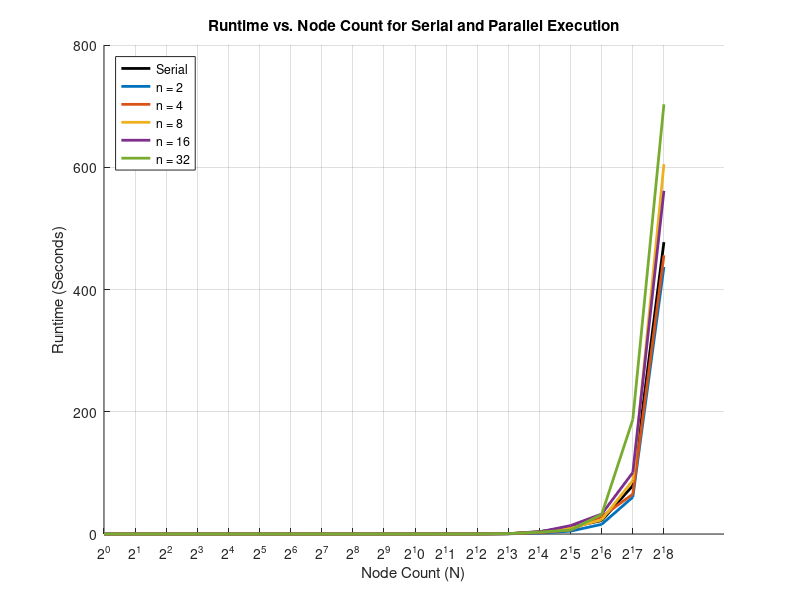

Recreate this plot in MATLAB.
N = [1, 2, 4, 8, 16, 32, 64, 128, 256, 512, 1024, 2048, 4096, 8192, 16384, 32768, 65536, 131072, 262144]; % Node counts
t_serial = [0.000038, 0.000042, 0.000104, 0.000139, 0.00027, 0.001047, 0.002796, 0.001505, 0.004302, 0.011392, 0.00778, 0.02355, 0.050575, 0.513107, 3.878562, 11.018, 22.05728, 79.138963, 477.492164]; % Serial runtime (seconds)

t_parallel = [ % Parallel runtimes for different thread counts
            0.000161, 0.00039, 0.000325, 0.000603, 0.000507, 0.000808, 0.001026, 0.002729, 0.003647, 0.00757, 0.014713, 0.021001, 0.049096, 0.316179, 1.52396, 4.691029, 15.853263, 60.326148, 436.947696; % n = 2
            0.000445, 0.000895, 0.003867, 0.000739, 0.000862, 0.001391, 0.001874, 0.006123, 0.003257, 0.012219, 0.014551, 0.023892, 0.039956, 0.430356, 2.177106, 6.616843, 28.351811, 65.154131, 455.904578; % n = 4
            0.000815, 0.00056, 0.000647, 0.001178, 0.00292, 0.001393, 0.001801, 0.005489, 0.0042, 0.007649, 0.014784, 0.026488, 0.115834, 0.576149, 3.318689, 9.754526, 23.157662, 87.627556, 604.992624; % n = 8
            0.001169, 0.000879, 0.001826, 0.003696, 0.01606, 0.009878, 0.003877, 0.005378, 0.025118, 0.00745, 0.029557, 0.072855, 0.063143, 0.447809, 3.402987, 13.813126, 32.680899, 100.585141, 561.449287;  % n = 16
            0.005228, 0.003858, 0.013687, 0.013013, 0.015236, 0.029769, 0.013681, 0.018085, 0.033363, 0.04451, 0.03393, 0.038374, 0.111952, 0.578477, 3.052137, 6.48275, 32.226204, 187.262787, 703.02702 % n = 32
];

threads = [2, 4, 8, 16, 32]; % Thread counts
colors = lines(length(threads)); % Generate distinct colors for each thread count

figure;
hold on;

% Plot serial result in black
plot(N, t_serial, 'k', 'LineWidth', 2, 'DisplayName', 'Serial');

% Plot parallel results with different colors
for i = 1:length(threads)
    plot(N, t_parallel(i, :), 'Color', colors(i, :), 'LineWidth', 2, 'DisplayName', sprintf('n = %d', threads(i)));
end

hold off;
legend('Location', 'NorthWest');
xlabel('Node Count (N)');
ylabel('Runtime (Seconds)');
title('Runtime vs. Node Count for Serial and Parallel Execution');
grid on;

% Customize axis ticks to match power-of-2 spacing
set(gca, 'XTick', 2.^(0:18)); % Set X-ticks to powers of 2 from 2^0 to 2^18
set(gca, 'XTickLabel', {'2^0', '2^1', '2^2', '2^3', '2^4', '2^5', '2^6', '2^7', '2^8', '2^9', '2^10', '2^11', '2^12', '2^13', '2^14', '2^15', '2^16', '2^17', '2^18'}); % Set X-tick labels

% Uncommend the line below for better visualization 
set(gca, 'XScale', 'log'); % Set X-axis scale to logarithmic if needed for better visualization